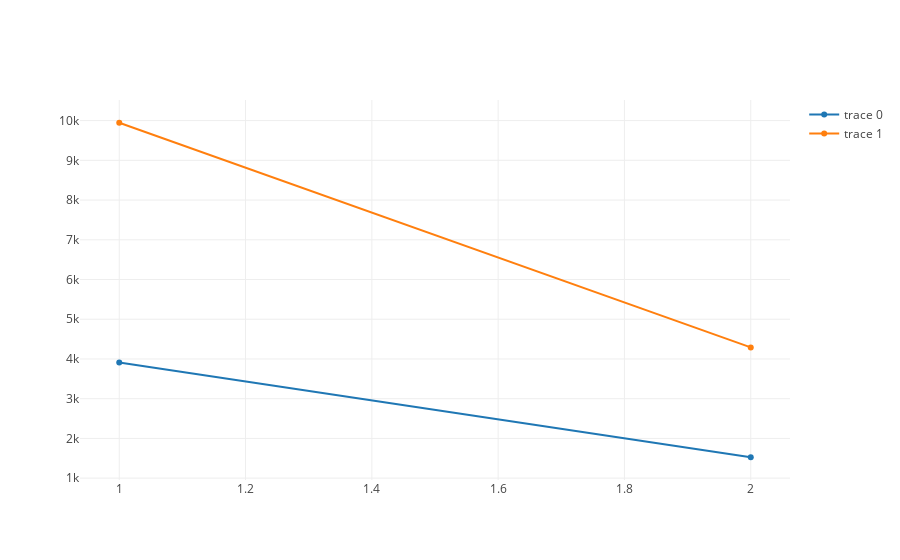
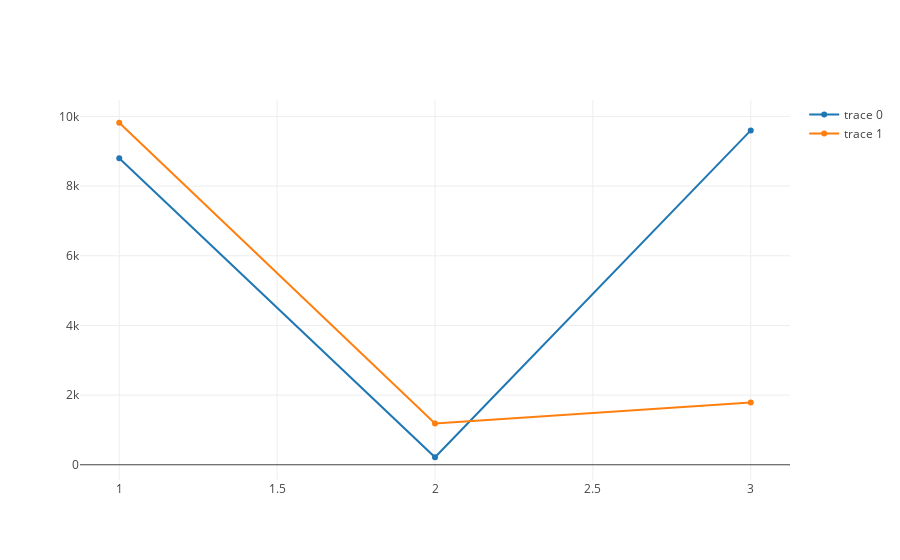
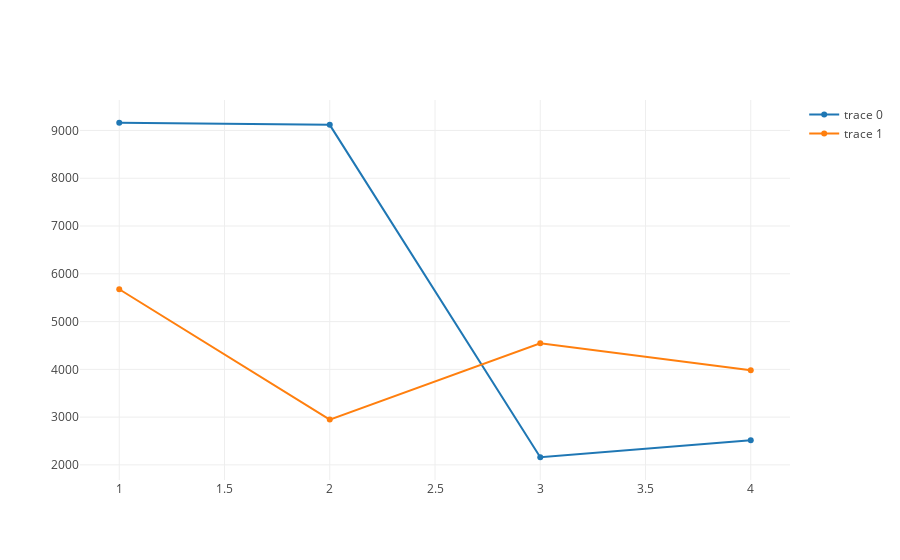
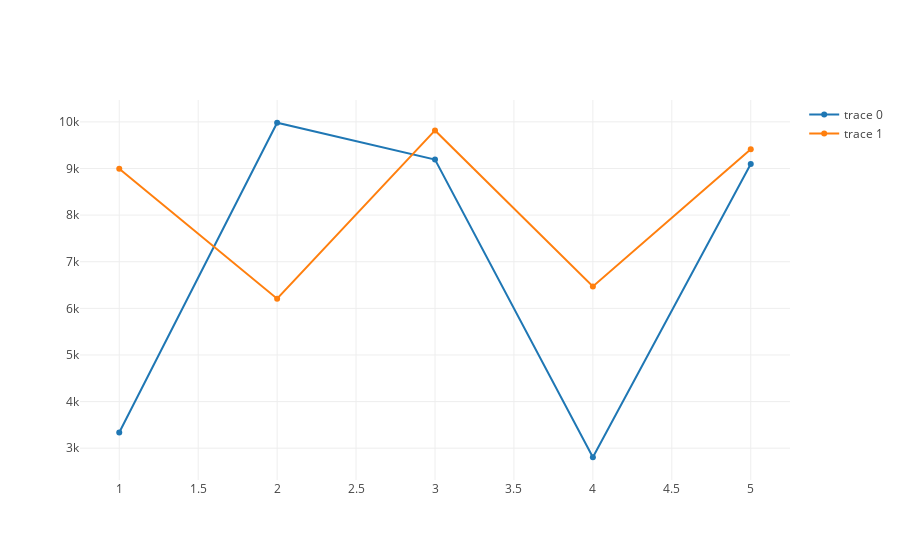

The notebook cell these images were saved under, in order:
### Code cell
for(j <- 3 to 13){
val trace1 = Scatter(
  Range(1, j).toList ,
 (for (i <- 1 to j) yield r.nextInt(10000)).toList
)

val trace2 = Scatter(
  Range(1, j).toList ,
 (for (i <- 1 to j) yield r.nextInt(10000)).toList
)

val data = Seq(trace1, trace2)

plot(data)
}

### Figure 1 — Plotly figure (JSON) as saved in the notebook; plotly's stock layout.template omitted (floating-point values rounded to 4 significant figures)
{"data": [{"x": [1, 2], "type": "scatter", "y": [3910, 1526, 590]}, {"x": [1, 2], "type": "scatter", "y": [9946, 4291, 9401]}], "layout": {"xaxis": {"type": "linear", "range": [0.9369, 2.063], "autorange": true}, "yaxis": {"type": "linear", "range": [909.2, 10560.0], "autorange": true}, "autosize": true}}

### Figure 2 — Plotly figure (JSON) as saved in the notebook; plotly's stock layout.template omitted (floating-point values rounded to 4 significant figures)
{"data": [{"x": [1, 2, 3], "type": "scatter", "y": [8802, 216, 9599, 9797]}, {"x": [1, 2, 3], "type": "scatter", "y": [9819, 1187, 1791, 1234]}], "layout": {"xaxis": {"type": "linear", "range": [0.8737, 3.126], "autorange": true}, "yaxis": {"type": "linear", "range": [-487.4, 10520.0], "autorange": true}, "autosize": true}}

### Figure 3 — Plotly figure (JSON) as saved in the notebook; plotly's stock layout.template omitted (floating-point values rounded to 4 significant figures)
{"data": [{"x": [1, 2, 3, 4], "type": "scatter", "y": [9162, 9118, 2160, 2515, 6064]}, {"x": [1, 2, 3, 4], "type": "scatter", "y": [5677, 2948, 4547, 3982, 5300]}], "layout": {"xaxis": {"type": "linear", "range": [0.8106, 4.189], "autorange": true}, "yaxis": {"type": "linear", "range": [1647.0, 9675.0], "autorange": true}, "autosize": true}}

### Figure 4 — Plotly figure (JSON) as saved in the notebook; plotly's stock layout.template omitted (floating-point values rounded to 4 significant figures)
{"data": [{"x": [1, 2, 3, 4, 5], "type": "scatter", "y": [3338, 9981, 9192, 2806, 9097, 5995]}, {"x": [1, 2, 3, 4, 5], "type": "scatter", "y": [8996, 6207, 9816, 6471, 9413, 4029]}], "layout": {"xaxis": {"type": "linear", "range": [0.7475, 5.253], "autorange": true}, "yaxis": {"type": "linear", "range": [2280.0, 10510.0], "autorange": true}, "autosize": true}}
